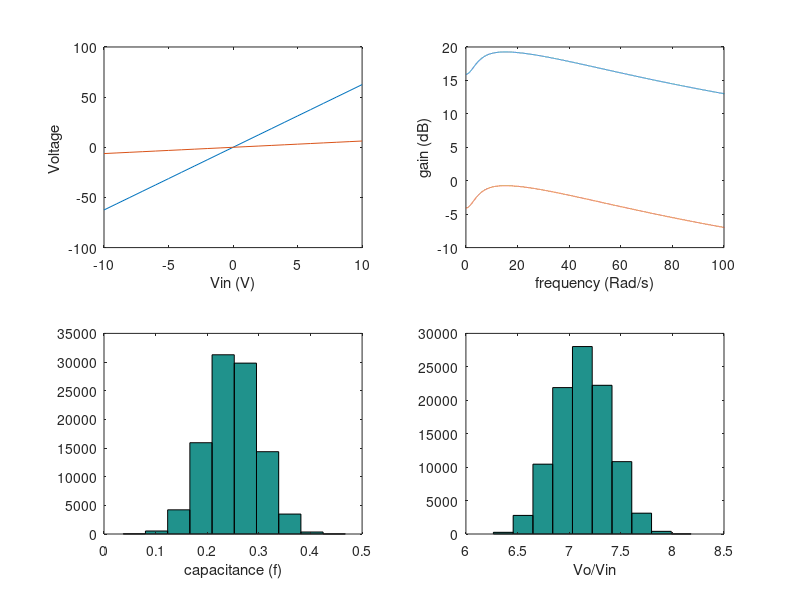

Source code (MATLAB):
clear 
close all
clc
%DC sweep
Vin = linspace(-10, 10,21);
% syms v(t) v1(t) v2(t) v3(t) v4(t) v5(t) v6(t) 
% V=[v; v1 ;v2 ;v3 ; v4 ;v5; v6];
% conduction matrix 
G = [1 0 0 0 0 0 0; 
    0 -1 1 0 0 0 0;
    1 -1.5 0 -1 0 0 0;
    0 0 -0.1 1 0 0 0;
    0 0 0 0 10 1 -10;
    0 0 -10 0 1 0 0;
    0 0 0 0 0 1 1/1000];
% capacitance matrix 
C = [0 0 0 0 0 0 0;
    0 0 0 0.2 0 0 0;
    0.25 -0.25 0 0 0 0 0;
    0 0 0 0 0 0 0;
    0 0 0 0 0 0 0;
    0 0 0 0 0 0 0;
    0 0 0 0 0 0 0];

for l = 1:21
    % input vector 
F = [Vin(l); 0; 0; 0; 0; 0; 0];

% solve for voltage ignoring time dependent 
V = G\F

V0(l)=V(7);
V3(l)=V(3);
end
subplot(2,2,1)
plot (Vin, V0,Vin,V3)
xlabel('Vin (V)')
ylabel('Voltage ')
% frequency sweep 
freq =linspace (0,16,10000)*2*pi;
% set input vector to one volt at the source to make future calculations
% easy
F = [1; 0; 0; 0; 0; 0; 0];
for l = 1:size(freq, 2)
    % solve for the V vector 
   V =  (G+j*freq(l)*C)\F;
    
   V02(l)=20*log10(abs(V(7)));
   V32(l)=20*log10(abs(V(3)));
end 
subplot(2,2,2)
plot (freq, V02,freq,V32)
xlim([0 100])
xlabel('frequency (Rad/s)')
ylabel('gain (dB)')
% create a normaly distrobuted array of capacitor valuse 
cap = normrnd(0.25,0.05,[1,100000]);
subplot(2,2,3)
hist(cap)
xlabel('capacitance (f)')


for l = 1:size(cap, 2)
   % re crate the c matrix 
   C = [0 0 0 0 0 0 0;
    0 0 0 0.2 0 0 0;
    cap(l) -(cap(l)) 0 0 0 0 0;
    0 0 0 0 0 0 0;
    0 0 0 0 0 0 0;
    0 0 0 0 0 0 0;
    0 0 0 0 0 0 0];
% solve for voltage 
    V =  (G+j*pi*C)\F;
    
    Vo (l)=abs(V(7));
    
end
subplot(2,2,4)
hist(Vo)
xlabel ('Vo/Vin')